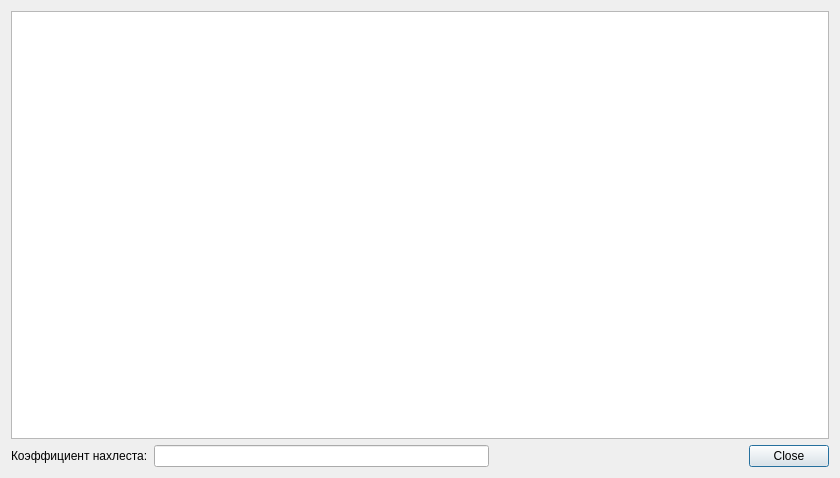
<?xml version="1.0" encoding="UTF-8"?>
<ui version="4.0">
 <class>Dialog</class>
 <widget class="QDialog" name="Dialog">
  <property name="geometry">
   <rect>
    <x>0</x>
    <y>0</y>
    <width>840</width>
    <height>478</height>
   </rect>
  </property>
  <property name="windowTitle">
   <string>Dialog</string>
  </property>
  <layout class="QVBoxLayout" name="verticalLayout">
   <item>
    <widget class="GraphicsLayoutWidget" name="hysto"/>
   </item>
   <item>
    <layout class="QHBoxLayout" name="horizontalLayout_2">
     <item>
      <widget class="QLabel" name="label">
       <property name="text">
        <string>Коэффициент нахлеста:</string>
       </property>
      </widget>
     </item>
     <item>
      <widget class="QLineEdit" name="kf"/>
     </item>
     <item>
      <widget class="QDialogButtonBox" name="buttonBox">
       <property name="orientation">
        <enum>Qt::Horizontal</enum>
       </property>
       <property name="standardButtons">
        <set>QDialogButtonBox::Close</set>
       </property>
      </widget>
     </item>
    </layout>
   </item>
  </layout>
 </widget>
 <customwidgets>
  <customwidget>
   <class>GraphicsLayoutWidget</class>
   <extends>QGraphicsView</extends>
   <header>pyqtgraph</header>
  </customwidget>
 </customwidgets>
 <resources/>
 <connections>
  <connection>
   <sender>buttonBox</sender>
   <signal>accepted()</signal>
   <receiver>Dialog</receiver>
   <slot>accept()</slot>
   <hints>
    <hint type="sourcelabel">
     <x>248</x>
     <y>254</y>
    </hint>
    <hint type="destinationlabel">
     <x>157</x>
     <y>274</y>
    </hint>
   </hints>
  </connection>
  <connection>
   <sender>buttonBox</sender>
   <signal>rejected()</signal>
   <receiver>Dialog</receiver>
   <slot>reject()</slot>
   <hints>
    <hint type="sourcelabel">
     <x>316</x>
     <y>260</y>
    </hint>
    <hint type="destinationlabel">
     <x>286</x>
     <y>274</y>
    </hint>
   </hints>
  </connection>
 </connections>
</ui>
